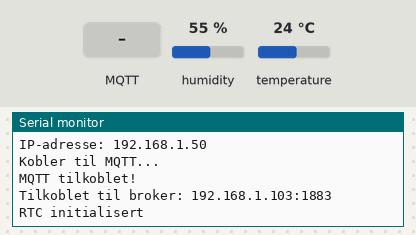
This sketch was run on a simulated Arduino Uno R4 WiFi. Parts: the last lines printed to the serial monitor. Inputs (shaded band) come from the test bench; at power-on: humidity 55 %, temperature 24 °C. WiFi joins after 1.5 s; servers stay silent unless stated; the local clock reads 2024-03-15 10:24:30 at power-on unless the sketch sets it; no MQTT or app messages arrive unless stated.

Above: at 2.7 s.
2.8 s: MQTT message "1" arrives on the first subscribed topic
At 4.0 s:
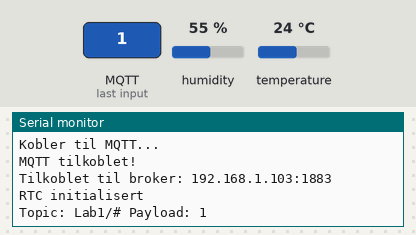
4.3 s: MQTT message "on" arrives on the first subscribed topic
At 5.1 s:
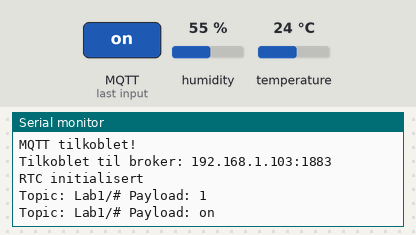
5.8 s: MQTT message "off" arrives on the first subscribed topic
At 6.2 s:
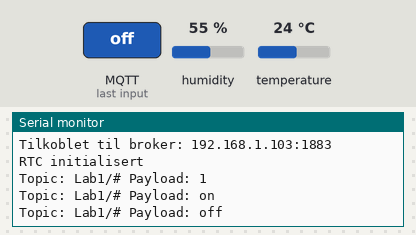

Measured:
- after the input at 2.8 s, the serial monitor: prints a new line at once (image 1)
- after the input at 4.3 s, the serial monitor: prints a new line at once (image 2)
- after the input at 5.8 s, the serial monitor: prints a new line at once (image 3)

The sketch:

ArduinoLab1.ino
```cpp
#include <WiFiS3.h>
#include <MQTTClient.h>
#include <ArduinoJson.h>
#include <DHT11.h>
#include <RTC.h> // RTC-biblioteket

// WiFi-informasjon
const char WIFI_SSID[] = "IoTstream";
const char WIFI_PASSWORD[] = "ADA528IoT";

// MQTT-informasjon
const char MQTT_BROKER_ADDRESS[] = "192.168.1.103";
const int MQTT_PORT = 1883;
const char MQTT_CLIENT_ID[] = "Gruppe2";
const char PUBLISH_TOPIC[] = "Lab1/Inngang/Bakre_";
const char SUBSCRIBE_TOPIC[] = "Lab1/#"; // Abonner på alle underliggende topics i "Lab1"

// DHT11-informasjon
#define DHTPIN 2
DHT11 dht11(DHTPIN);

// RTC-klokke
RTClock rtcClock; // Opprett RTC-klokke-instansen

// MQTT og WiFi-klient
WiFiClient network;
MQTTClient mqtt(512); // Øker bufferstørrelsen til 512 bytes

// Tidsintervaller
const int MEASURE_INTERVAL = 3000; // Måling hver 3. sekund
const int PUBLISH_INTERVAL = 5000; // Publisering hver 5. sekund
unsigned long lastMeasureTime = 0;
unsigned long lastPublishTime = 0;

// Sensorverdier
int temperature = 0;
int humidity = 0;

void setup() {
  Serial.begin(9600);
  Serial.println("Starter opp...");

  initializeDHT11();
  connectToWiFi();
  connectToMQTT();
  setupRTC();
  setupMQTTSubscription();
}

void loop() {
  mqtt.loop();
  handleSensorMeasurements();
  handleMQTTPublishing();
}

// Initialiser DHT11-sensoren
void initializeDHT11() {
  Serial.println("Initialiserer DHT11-sensor...");
}

// Funksjon for å koble til WiFi
void connectToWiFi() {
  Serial.println("Kobler til WiFi...");
  while (WiFi.begin(WIFI_SSID, WIFI_PASSWORD) != WL_CONNECTED) {
    Serial.print(".");
    delay(1000);
  }
  Serial.println("\nWiFi tilkoblet!");
  Serial.print("IP-adresse: ");
  Serial.println(WiFi.localIP());
}

// Funksjon for å koble til MQTT-broker
void connectToMQTT() {
  Serial.println("Kobler til MQTT...");
  mqtt.begin(MQTT_BROKER_ADDRESS, MQTT_PORT, network);

  while (!mqtt.connect(MQTT_CLIENT_ID)) {
    Serial.print(".");
    delay(1000);
  }
  Serial.println("\nMQTT tilkoblet!");
  Serial.print("Tilkoblet til broker: ");
  Serial.print(MQTT_BROKER_ADDRESS);
  Serial.print(":");
  Serial.println(MQTT_PORT);
}

// Funksjon for å sette opp RTC
void setupRTC() {
  if (!rtcClock.begin()) {
    Serial.println("RTC ikke initialisert eller ikke tilkoblet!");
    while (1); // Stopp hvis RTC ikke fungerer
  }
  // Still inn tid hvis nødvendig (kun første gang, kommenter ut etterpå)
    RTCTime t(29, Month::JANUARY, 2025, 9, 43, 0, DayOfWeek::TUESDAY, SaveLight::SAVING_TIME_INACTIVE);
    rtcClock.setTime(t); // Sett dato og klokkeslett manuelt
    Serial.println("RTC initialisert");
}

// Funksjon for å sette opp MQTT-abonnement
void setupMQTTSubscription() {
  mqtt.onMessage(handleMQTTMessage);
  mqtt.subscribe(SUBSCRIBE_TOPIC);
}

// Funksjon for å håndtere sensoravlesninger
void handleSensorMeasurements() {
  if (millis() - lastMeasureTime > MEASURE_INTERVAL) {
    measureSensorData();
    lastMeasureTime = millis();
  }
}

// Funksjon for å håndtere MQTT-publisering
void handleMQTTPublishing() {
  if (millis() - lastPublishTime > PUBLISH_INTERVAL) {
    if (!mqtt.connected()) {
      Serial.println("MQTT-forbindelse mistet, prøver å koble til...");
      connectToMQTT();
    }
    publishSensorData();
    lastPublishTime = millis();
  }
}

// Funksjon for å lese data fra DHT11-sensoren
void measureSensorData() {
  int result = dht11.readTemperatureHumidity(temperature, humidity);
  if (result != 0) {
    Serial.print("Feil under sensorlesing: ");
    Serial.println(DHT11::getErrorString(result));
  }
}

// Funksjon for å hente faktisk tid fra RTC som en streng
String getFormattedTime() {
  RTCTime now;
  if (rtcClock.getTime(now)) {
    char timeBuffer[20];
    snprintf(timeBuffer, sizeof(timeBuffer), "%02d:%02d:%02d",
             now.getHour(), now.getMinutes(), now.getSeconds());
    return String(timeBuffer);
  } else {
    return "RTC feil";
  }
}

// Funksjon for å publisere sensordata til MQTT
void publishSensorData() {
  StaticJsonDocument<200> jsonDoc;
  jsonDoc["time"] = getFormattedTime();
  jsonDoc["temperature"] = temperature;
  jsonDoc["humidity"] = humidity;

  char jsonBuffer[512];
  serializeJson(jsonDoc, jsonBuffer);

  if (mqtt.publish(PUBLISH_TOPIC, jsonBuffer)) {
    //Serial.println("Publisering vellykket!");
    //Serial.print("Publisert topic: ");
    //Serial.println(PUBLISH_TOPIC);
    //Serial.print("Payload: ");
    //Serial.println(jsonBuffer);
    delay(100);
  } else {
    Serial.println("Feil under publisering til MQTT!");
  }
}

// Funksjon for å håndtere innkommende MQTT-meldinger
void handleMQTTMessage(String &topic, String &payload) {
  char logBuffer[512];
  snprintf(logBuffer, sizeof(logBuffer), "Topic: %s Payload: %s",
           topic.c_str(), payload.c_str());
  Serial.println(logBuffer);
}
```
